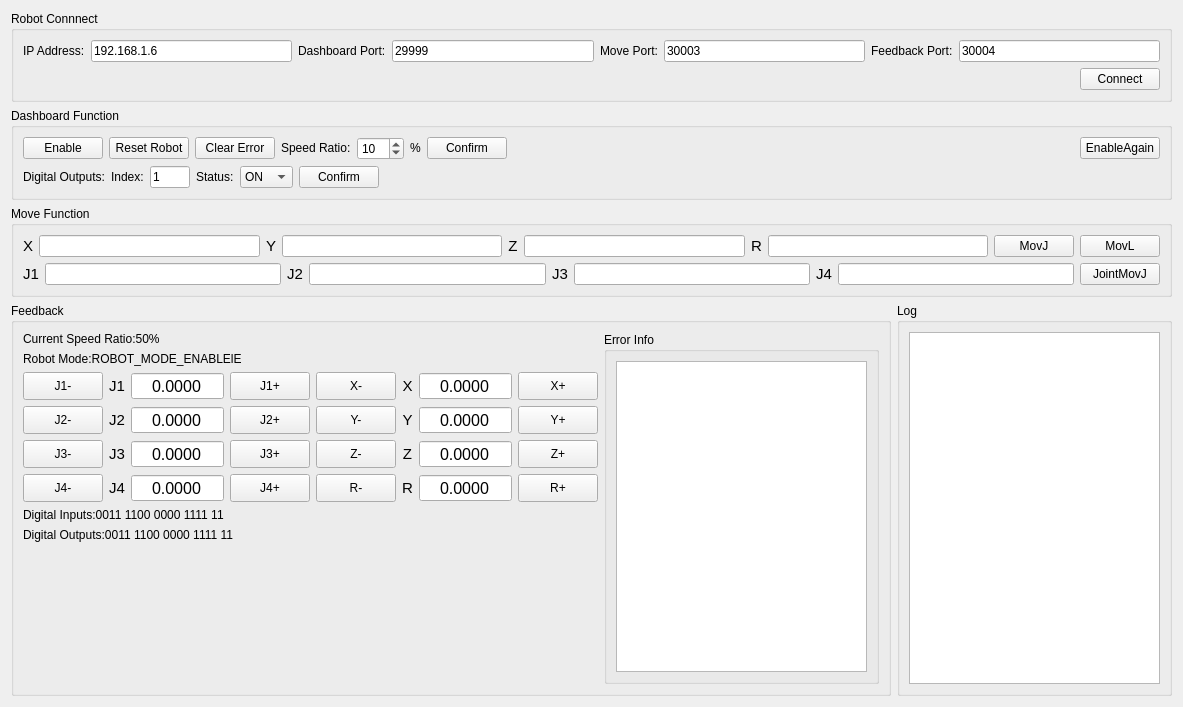
<?xml version="1.0" encoding="UTF-8"?>
<ui version="4.0">
 <class>Form</class>
 <widget class="QWidget" name="Form">
  <property name="geometry">
   <rect>
    <x>0</x>
    <y>0</y>
    <width>1183</width>
    <height>707</height>
   </rect>
  </property>
  <property name="windowTitle">
   <string>Form</string>
  </property>
  <layout class="QVBoxLayout" name="verticalLayout_6">
   <item>
    <layout class="QVBoxLayout" name="verticalLayout_5">
     <item>
      <widget class="QGroupBox" name="groupBox">
       <property name="title">
        <string>Robot Connnect</string>
       </property>
       <layout class="QGridLayout" name="gridLayout">
        <item row="0" column="0">
         <layout class="QVBoxLayout" name="verticalLayout">
          <item>
           <layout class="QHBoxLayout" name="horizontalLayout">
            <item>
             <widget class="QLabel" name="label">
              <property name="sizePolicy">
               <sizepolicy hsizetype="Preferred" vsizetype="Fixed">
                <horstretch>0</horstretch>
                <verstretch>0</verstretch>
               </sizepolicy>
              </property>
              <property name="text">
               <string>IP Address:</string>
              </property>
             </widget>
            </item>
            <item>
             <widget class="QLineEdit" name="lineEditIP">
              <property name="text">
               <string>192.168.1.6</string>
              </property>
             </widget>
            </item>
            <item>
             <widget class="QLabel" name="label_2">
              <property name="sizePolicy">
               <sizepolicy hsizetype="Preferred" vsizetype="Fixed">
                <horstretch>0</horstretch>
                <verstretch>0</verstretch>
               </sizepolicy>
              </property>
              <property name="text">
               <string>Dashboard Port:</string>
              </property>
             </widget>
            </item>
            <item>
             <widget class="QLineEdit" name="lineEditDashPort">
              <property name="text">
               <string>29999</string>
              </property>
             </widget>
            </item>
            <item>
             <widget class="QLabel" name="label_3">
              <property name="sizePolicy">
               <sizepolicy hsizetype="Preferred" vsizetype="Fixed">
                <horstretch>0</horstretch>
                <verstretch>0</verstretch>
               </sizepolicy>
              </property>
              <property name="text">
               <string>Move Port:</string>
              </property>
             </widget>
            </item>
            <item>
             <widget class="QLineEdit" name="lineEditMovePort">
              <property name="text">
               <string>30003</string>
              </property>
             </widget>
            </item>
            <item>
             <widget class="QLabel" name="label_4">
              <property name="sizePolicy">
               <sizepolicy hsizetype="Preferred" vsizetype="Fixed">
                <horstretch>0</horstretch>
                <verstretch>0</verstretch>
               </sizepolicy>
              </property>
              <property name="text">
               <string>Feedback Port:</string>
              </property>
             </widget>
            </item>
            <item>
             <widget class="QLineEdit" name="lineEditFeedbackPort">
              <property name="text">
               <string>30004</string>
              </property>
             </widget>
            </item>
           </layout>
          </item>
          <item>
           <layout class="QHBoxLayout" name="horizontalLayout_2">
            <item>
             <spacer name="horizontalSpacer">
              <property name="orientation">
               <enum>Qt::Horizontal</enum>
              </property>
              <property name="sizeHint" stdset="0">
               <size>
                <width>833</width>
                <height>20</height>
               </size>
              </property>
             </spacer>
            </item>
            <item>
             <widget class="QPushButton" name="btnConnect">
              <property name="text">
               <string>Connect</string>
              </property>
             </widget>
            </item>
           </layout>
          </item>
         </layout>
        </item>
       </layout>
      </widget>
     </item>
     <item>
      <widget class="QGroupBox" name="boxDashboard">
       <property name="title">
        <string>Dashboard Function</string>
       </property>
       <layout class="QGridLayout" name="gridLayout_2">
        <item row="0" column="0">
         <layout class="QVBoxLayout" name="verticalLayout_2">
          <item>
           <layout class="QHBoxLayout" name="horizontalLayout_3">
            <item>
             <widget class="QPushButton" name="btnEnable">
              <property name="text">
               <string>Enable</string>
              </property>
             </widget>
            </item>
            <item>
             <widget class="QPushButton" name="btnReset">
              <property name="text">
               <string>Reset Robot</string>
              </property>
             </widget>
            </item>
            <item>
             <widget class="QPushButton" name="clearError">
              <property name="text">
               <string>Clear Error</string>
              </property>
             </widget>
            </item>
            <item>
             <widget class="QLabel" name="label_5">
              <property name="sizePolicy">
               <sizepolicy hsizetype="Preferred" vsizetype="Fixed">
                <horstretch>0</horstretch>
                <verstretch>0</verstretch>
               </sizepolicy>
              </property>
              <property name="text">
               <string>Speed Ratio:</string>
              </property>
             </widget>
            </item>
            <item>
             <widget class="QSpinBox" name="spinBox">
              <property name="minimum">
               <number>1</number>
              </property>
              <property name="maximum">
               <number>100</number>
              </property>
              <property name="value">
               <number>10</number>
              </property>
             </widget>
            </item>
            <item>
             <widget class="QLabel" name="label_6">
              <property name="sizePolicy">
               <sizepolicy hsizetype="Preferred" vsizetype="Fixed">
                <horstretch>0</horstretch>
                <verstretch>0</verstretch>
               </sizepolicy>
              </property>
              <property name="text">
               <string>%</string>
              </property>
             </widget>
            </item>
            <item>
             <widget class="QPushButton" name="btnConfirmSpeed">
              <property name="text">
               <string>Confirm</string>
              </property>
             </widget>
            </item>
            <item>
             <spacer name="horizontalSpacer_2">
              <property name="orientation">
               <enum>Qt::Horizontal</enum>
              </property>
              <property name="sizeHint" stdset="0">
               <size>
                <width>40</width>
                <height>20</height>
               </size>
              </property>
             </spacer>
            </item>
            <item>
             <widget class="QPushButton" name="btnEnableAgain">
              <property name="text">
               <string>EnableAgain</string>
              </property>
             </widget>
            </item>
           </layout>
          </item>
          <item>
           <layout class="QHBoxLayout" name="horizontalLayout_4">
            <item>
             <widget class="QLabel" name="label_7">
              <property name="sizePolicy">
               <sizepolicy hsizetype="Fixed" vsizetype="Fixed">
                <horstretch>0</horstretch>
                <verstretch>0</verstretch>
               </sizepolicy>
              </property>
              <property name="text">
               <string>Digital Outputs:</string>
              </property>
             </widget>
            </item>
            <item>
             <widget class="QLabel" name="label_8">
              <property name="sizePolicy">
               <sizepolicy hsizetype="Fixed" vsizetype="Fixed">
                <horstretch>0</horstretch>
                <verstretch>0</verstretch>
               </sizepolicy>
              </property>
              <property name="text">
               <string>Index:</string>
              </property>
             </widget>
            </item>
            <item>
             <widget class="QLineEdit" name="editIndex">
              <property name="sizePolicy">
               <sizepolicy hsizetype="Fixed" vsizetype="Fixed">
                <horstretch>0</horstretch>
                <verstretch>0</verstretch>
               </sizepolicy>
              </property>
              <property name="maximumSize">
               <size>
                <width>40</width>
                <height>16777215</height>
               </size>
              </property>
              <property name="text">
               <string>1</string>
              </property>
             </widget>
            </item>
            <item>
             <widget class="QLabel" name="label_9">
              <property name="sizePolicy">
               <sizepolicy hsizetype="Fixed" vsizetype="Fixed">
                <horstretch>0</horstretch>
                <verstretch>0</verstretch>
               </sizepolicy>
              </property>
              <property name="text">
               <string>Status:</string>
              </property>
             </widget>
            </item>
            <item>
             <widget class="QComboBox" name="comboBoxStatus">
              <property name="sizePolicy">
               <sizepolicy hsizetype="Preferred" vsizetype="Fixed">
                <horstretch>0</horstretch>
                <verstretch>0</verstretch>
               </sizepolicy>
              </property>
              <item>
               <property name="text">
                <string>ON</string>
               </property>
              </item>
              <item>
               <property name="text">
                <string>OFF</string>
               </property>
              </item>
             </widget>
            </item>
            <item>
             <widget class="QPushButton" name="btnConfirmDO">
              <property name="sizePolicy">
               <sizepolicy hsizetype="Fixed" vsizetype="Fixed">
                <horstretch>0</horstretch>
                <verstretch>0</verstretch>
               </sizepolicy>
              </property>
              <property name="text">
               <string>Confirm</string>
              </property>
             </widget>
            </item>
            <item>
             <spacer name="horizontalSpacer_3">
              <property name="orientation">
               <enum>Qt::Horizontal</enum>
              </property>
              <property name="sizeHint" stdset="0">
               <size>
                <width>40</width>
                <height>20</height>
               </size>
              </property>
             </spacer>
            </item>
           </layout>
          </item>
         </layout>
        </item>
       </layout>
      </widget>
     </item>
     <item>
      <widget class="QGroupBox" name="boxMoveFunction">
       <property name="title">
        <string>Move Function</string>
       </property>
       <layout class="QGridLayout" name="gridLayout_3">
        <item row="0" column="0">
         <layout class="QVBoxLayout" name="verticalLayout_3">
          <item>
           <layout class="QHBoxLayout" name="horizontalLayout_5">
            <item>
             <widget class="QLabel" name="label_17">
              <property name="font">
               <font>
                <pointsize>11</pointsize>
               </font>
              </property>
              <property name="text">
               <string>X</string>
              </property>
              <property name="alignment">
               <set>Qt::AlignCenter</set>
              </property>
             </widget>
            </item>
            <item>
             <widget class="QLineEdit" name="lineEditX"/>
            </item>
            <item>
             <widget class="QLabel" name="label_25">
              <property name="font">
               <font>
                <pointsize>11</pointsize>
               </font>
              </property>
              <property name="text">
               <string>Y</string>
              </property>
              <property name="alignment">
               <set>Qt::AlignCenter</set>
              </property>
             </widget>
            </item>
            <item>
             <widget class="QLineEdit" name="lineEditY"/>
            </item>
            <item>
             <widget class="QLabel" name="label_27">
              <property name="font">
               <font>
                <pointsize>11</pointsize>
               </font>
              </property>
              <property name="text">
               <string>Z</string>
              </property>
              <property name="alignment">
               <set>Qt::AlignCenter</set>
              </property>
             </widget>
            </item>
            <item>
             <widget class="QLineEdit" name="lineEditZ"/>
            </item>
            <item>
             <widget class="QLabel" name="lblR">
              <property name="font">
               <font>
                <pointsize>11</pointsize>
               </font>
              </property>
              <property name="text">
               <string>R</string>
              </property>
              <property name="alignment">
               <set>Qt::AlignCenter</set>
              </property>
             </widget>
            </item>
            <item>
             <widget class="QLineEdit" name="lineEditRX"/>
            </item>
            <item>
             <widget class="QPushButton" name="btnMovJ">
              <property name="text">
               <string>MovJ</string>
              </property>
             </widget>
            </item>
            <item>
             <widget class="QPushButton" name="btnMovL">
              <property name="text">
               <string>MovL</string>
              </property>
             </widget>
            </item>
           </layout>
          </item>
          <item>
           <layout class="QHBoxLayout" name="horizontalLayout_6">
            <item>
             <widget class="QLabel" name="label_34">
              <property name="font">
               <font>
                <pointsize>11</pointsize>
               </font>
              </property>
              <property name="text">
               <string>J1</string>
              </property>
              <property name="alignment">
               <set>Qt::AlignCenter</set>
              </property>
             </widget>
            </item>
            <item>
             <widget class="QLineEdit" name="lineEditJ1"/>
            </item>
            <item>
             <widget class="QLabel" name="label_26">
              <property name="font">
               <font>
                <pointsize>11</pointsize>
               </font>
              </property>
              <property name="text">
               <string>J2</string>
              </property>
              <property name="alignment">
               <set>Qt::AlignCenter</set>
              </property>
             </widget>
            </item>
            <item>
             <widget class="QLineEdit" name="lineEditJ2"/>
            </item>
            <item>
             <widget class="QLabel" name="label_18">
              <property name="font">
               <font>
                <pointsize>11</pointsize>
               </font>
              </property>
              <property name="text">
               <string>J3</string>
              </property>
              <property name="alignment">
               <set>Qt::AlignCenter</set>
              </property>
             </widget>
            </item>
            <item>
             <widget class="QLineEdit" name="lineEditJ3"/>
            </item>
            <item>
             <widget class="QLabel" name="label_24">
              <property name="font">
               <font>
                <pointsize>11</pointsize>
               </font>
              </property>
              <property name="text">
               <string>J4</string>
              </property>
              <property name="alignment">
               <set>Qt::AlignCenter</set>
              </property>
             </widget>
            </item>
            <item>
             <widget class="QLineEdit" name="lineEditJ4"/>
            </item>
            <item>
             <widget class="QPushButton" name="btnJointMovJ">
              <property name="text">
               <string>JointMovJ</string>
              </property>
             </widget>
            </item>
           </layout>
          </item>
         </layout>
        </item>
       </layout>
      </widget>
     </item>
     <item>
      <layout class="QHBoxLayout" name="horizontalLayout_8">
       <item>
        <widget class="QGroupBox" name="boxFeedback">
         <property name="title">
          <string>Feedback</string>
         </property>
         <layout class="QGridLayout" name="gridLayout_4">
          <item row="0" column="0">
           <layout class="QHBoxLayout" name="horizontalLayout_7">
            <item>
             <layout class="QVBoxLayout" name="verticalLayout_4">
              <item>
               <widget class="QLabel" name="labCurrentSpeedRatio">
                <property name="sizePolicy">
                 <sizepolicy hsizetype="Preferred" vsizetype="Fixed">
                  <horstretch>0</horstretch>
                  <verstretch>0</verstretch>
                 </sizepolicy>
                </property>
                <property name="text">
                 <string>Current Speed Ratio:50%</string>
                </property>
               </widget>
              </item>
              <item>
               <widget class="QLabel" name="labRobotMode">
                <property name="sizePolicy">
                 <sizepolicy hsizetype="Preferred" vsizetype="Fixed">
                  <horstretch>0</horstretch>
                  <verstretch>0</verstretch>
                 </sizepolicy>
                </property>
                <property name="text">
                 <string>Robot Mode:ROBOT_MODE_ENABLElE</string>
                </property>
               </widget>
              </item>
              <item>
               <layout class="QGridLayout" name="gridLayout_5">
                <item row="2" column="3">
                 <widget class="QPushButton" name="btn6AxisJ3P">
                  <property name="sizePolicy">
                   <sizepolicy hsizetype="Preferred" vsizetype="Preferred">
                    <horstretch>0</horstretch>
                    <verstretch>0</verstretch>
                   </sizepolicy>
                  </property>
                  <property name="text">
                   <string>J3+</string>
                  </property>
                 </widget>
                </item>
                <item row="3" column="2">
                 <widget class="QDoubleSpinBox" name="dbBoxJ4">
                  <property name="font">
                   <font>
                    <pointsize>12</pointsize>
                   </font>
                  </property>
                  <property name="focusPolicy">
                   <enum>Qt::NoFocus</enum>
                  </property>
                  <property name="contextMenuPolicy">
                   <enum>Qt::DefaultContextMenu</enum>
                  </property>
                  <property name="alignment">
                   <set>Qt::AlignCenter</set>
                  </property>
                  <property name="buttonSymbols">
                   <enum>QAbstractSpinBox::NoButtons</enum>
                  </property>
                  <property name="decimals">
                   <number>4</number>
                  </property>
                  <property name="minimum">
                   <double>-9999.000000000000000</double>
                  </property>
                  <property name="maximum">
                   <double>9999.999900000000707</double>
                  </property>
                  <property name="singleStep">
                   <double>0.000000000000000</double>
                  </property>
                 </widget>
                </item>
                <item row="1" column="1">
                 <widget class="QLabel" name="label_49">
                  <property name="font">
                   <font>
                    <pointsize>11</pointsize>
                   </font>
                  </property>
                  <property name="text">
                   <string>J2</string>
                  </property>
                  <property name="alignment">
                   <set>Qt::AlignCenter</set>
                  </property>
                 </widget>
                </item>
                <item row="0" column="7">
                 <widget class="QPushButton" name="btn6AxisXP">
                  <property name="sizePolicy">
                   <sizepolicy hsizetype="Preferred" vsizetype="Preferred">
                    <horstretch>0</horstretch>
                    <verstretch>0</verstretch>
                   </sizepolicy>
                  </property>
                  <property name="text">
                   <string>X+</string>
                  </property>
                 </widget>
                </item>
                <item row="2" column="6">
                 <widget class="QDoubleSpinBox" name="dbBoxZ">
                  <property name="font">
                   <font>
                    <pointsize>12</pointsize>
                   </font>
                  </property>
                  <property name="focusPolicy">
                   <enum>Qt::NoFocus</enum>
                  </property>
                  <property name="contextMenuPolicy">
                   <enum>Qt::DefaultContextMenu</enum>
                  </property>
                  <property name="alignment">
                   <set>Qt::AlignCenter</set>
                  </property>
                  <property name="buttonSymbols">
                   <enum>QAbstractSpinBox::NoButtons</enum>
                  </property>
                  <property name="decimals">
                   <number>4</number>
                  </property>
                  <property name="minimum">
                   <double>-9999.000000000000000</double>
                  </property>
                  <property name="maximum">
                   <double>9999.999900000000707</double>
                  </property>
                  <property name="singleStep">
                   <double>0.000000000000000</double>
                  </property>
                 </widget>
                </item>
                <item row="3" column="1">
                 <widget class="QLabel" name="label_44">
                  <property name="font">
                   <font>
                    <pointsize>11</pointsize>
                   </font>
                  </property>
                  <property name="text">
                   <string>J4</string>
                  </property>
                  <property name="alignment">
                   <set>Qt::AlignCenter</set>
                  </property>
                 </widget>
                </item>
                <item row="1" column="4">
                 <widget class="QPushButton" name="btn6AxisYM">
                  <property name="sizePolicy">
                   <sizepolicy hsizetype="Preferred" vsizetype="Preferred">
                    <horstretch>0</horstretch>
                    <verstretch>0</verstretch>
                   </sizepolicy>
                  </property>
                  <property name="text">
                   <string>Y-</string>
                  </property>
                 </widget>
                </item>
                <item row="2" column="5">
                 <widget class="QLabel" name="label_39">
                  <property name="font">
                   <font>
                    <pointsize>11</pointsize>
                   </font>
                  </property>
                  <property name="text">
                   <string>Z</string>
                  </property>
                  <property name="alignment">
                   <set>Qt::AlignCenter</set>
                  </property>
                 </widget>
                </item>
                <item row="2" column="1">
                 <widget class="QLabel" name="label_43">
                  <property name="font">
                   <font>
                    <pointsize>11</pointsize>
                   </font>
                  </property>
                  <property name="text">
                   <string>J3</string>
                  </property>
                  <property name="alignment">
                   <set>Qt::AlignCenter</set>
                  </property>
                 </widget>
                </item>
                <item row="0" column="3">
                 <widget class="QPushButton" name="btn6AxisJ1P">
                  <property name="sizePolicy">
                   <sizepolicy hsizetype="Preferred" vsizetype="Preferred">
                    <horstretch>0</horstretch>
                    <verstretch>0</verstretch>
                   </sizepolicy>
                  </property>
                  <property name="text">
                   <string>J1+</string>
                  </property>
                 </widget>
                </item>
                <item row="3" column="3">
                 <widget class="QPushButton" name="btn6AxisJ4P">
                  <property name="sizePolicy">
                   <sizepolicy hsizetype="Preferred" vsizetype="Preferred">
                    <horstretch>0</horstretch>
                    <verstretch>0</verstretch>
                   </sizepolicy>
                  </property>
                  <property name="text">
                   <string>J4+</string>
                  </property>
                 </widget>
                </item>
                <item row="0" column="2">
                 <widget class="QDoubleSpinBox" name="dbBoxJ1">
                  <property name="font">
                   <font>
                    <pointsize>12</pointsize>
                   </font>
                  </property>
                  <property name="focusPolicy">
                   <enum>Qt::NoFocus</enum>
                  </property>
                  <property name="contextMenuPolicy">
                   <enum>Qt::DefaultContextMenu</enum>
                  </property>
                  <property name="alignment">
                   <set>Qt::AlignCenter</set>
                  </property>
                  <property name="buttonSymbols">
                   <enum>QAbstractSpinBox::NoButtons</enum>
                  </property>
                  <property name="decimals">
                   <number>4</number>
                  </property>
                  <property name="minimum">
                   <double>-9999.000000000000000</double>
                  </property>
                  <property name="maximum">
                   <double>9999.999900000000707</double>
                  </property>
                  <property name="singleStep">
                   <double>0.000000000000000</double>
                  </property>
                 </widget>
                </item>
                <item row="2" column="2">
                 <widget class="QDoubleSpinBox" name="dbBoxJ3">
                  <property name="font">
                   <font>
                    <pointsize>12</pointsize>
                   </font>
                  </property>
                  <property name="focusPolicy">
                   <enum>Qt::NoFocus</enum>
                  </property>
                  <property name="contextMenuPolicy">
                   <enum>Qt::DefaultContextMenu</enum>
                  </property>
                  <property name="alignment">
                   <set>Qt::AlignCenter</set>
                  </property>
                  <property name="buttonSymbols">
                   <enum>QAbstractSpinBox::NoButtons</enum>
                  </property>
                  <property name="decimals">
                   <number>4</number>
                  </property>
                  <property name="minimum">
                   <double>-9999.000000000000000</double>
                  </property>
                  <property name="maximum">
                   <double>9999.999900000000707</double>
                  </property>
                  <property name="singleStep">
                   <double>0.000000000000000</double>
                  </property>
                 </widget>
                </item>
                <item row="0" column="0">
                 <widget class="QPushButton" name="btn6AxisJ1M">
                  <property name="sizePolicy">
                   <sizepolicy hsizetype="Preferred" vsizetype="Preferred">
                    <horstretch>0</horstretch>
                    <verstretch>0</verstretch>
                   </sizepolicy>
                  </property>
                  <property name="text">
                   <string>J1-</string>
                  </property>
                 </widget>
                </item>
                <item row="3" column="6">
                 <widget class="QDoubleSpinBox" name="dbBoxA">
                  <property name="font">
                   <font>
                    <pointsize>12</pointsize>
                   </font>
                  </property>
                  <property name="focusPolicy">
                   <enum>Qt::NoFocus</enum>
                  </property>
                  <property name="contextMenuPolicy">
                   <enum>Qt::DefaultContextMenu</enum>
                  </property>
                  <property name="alignment">
                   <set>Qt::AlignCenter</set>
                  </property>
                  <property name="buttonSymbols">
                   <enum>QAbstractSpinBox::NoButtons</enum>
                  </property>
                  <property name="decimals">
                   <number>4</number>
                  </property>
                  <property name="minimum">
                   <double>-9999.000000000000000</double>
                  </property>
                  <property name="maximum">
                   <double>9999.999900000000707</double>
                  </property>
                  <property name="singleStep">
                   <double>0.000000000000000</double>
                  </property>
                 </widget>
                </item>
                <item row="1" column="2">
                 <widget class="QDoubleSpinBox" name="dbBoxJ2">
                  <property name="font">
                   <font>
                    <pointsize>12</pointsize>
                   </font>
                  </property>
                  <property name="focusPolicy">
                   <enum>Qt::NoFocus</enum>
                  </property>
                  <property name="contextMenuPolicy">
                   <enum>Qt::DefaultContextMenu</enum>
                  </property>
                  <property name="alignment">
                   <set>Qt::AlignCenter</set>
                  </property>
                  <property name="buttonSymbols">
                   <enum>QAbstractSpinBox::NoButtons</enum>
                  </property>
                  <property name="decimals">
                   <number>4</number>
                  </property>
                  <property name="minimum">
                   <double>-9999.000000000000000</double>
                  </property>
                  <property name="maximum">
                   <double>9999.999900000000707</double>
                  </property>
                  <property name="singleStep">
                   <double>0.000000000000000</double>
                  </property>
                 </widget>
                </item>
                <item row="1" column="5">
                 <widget class="QLabel" name="label_40">
                  <property name="font">
                   <font>
                    <pointsize>11</pointsize>
                   </font>
                  </property>
                  <property name="text">
                   <string>Y</string>
                  </property>
                  <property name="alignment">
                   <set>Qt::AlignCenter</set>
                  </property>
                 </widget>
                </item>
                <item row="2" column="0">
                 <widget class="QPushButton" name="btn6AxisJ3M">
                  <property name="sizePolicy">
                   <sizepolicy hsizetype="Preferred" vsizetype="Preferred">
                    <horstretch>0</horstretch>
                    <verstretch>0</verstretch>
                   </sizepolicy>
                  </property>
                  <property name="text">
                   <string>J3-</string>
                  </property>
                 </widget>
                </item>
                <item row="1" column="6">
                 <widget class="QDoubleSpinBox" name="dbBoxY">
                  <property name="font">
                   <font>
                    <pointsize>12</pointsize>
                   </font>
                  </property>
                  <property name="focusPolicy">
                   <enum>Qt::NoFocus</enum>
                  </property>
                  <property name="contextMenuPolicy">
                   <enum>Qt::DefaultContextMenu</enum>
                  </property>
                  <property name="alignment">
                   <set>Qt::AlignCenter</set>
                  </property>
                  <property name="buttonSymbols">
                   <enum>QAbstractSpinBox::NoButtons</enum>
                  </property>
                  <property name="decimals">
                   <number>4</number>
                  </property>
                  <property name="minimum">
                   <double>-9999.000000000000000</double>
                  </property>
                  <property name="maximum">
                   <double>9999.999900000000707</double>
                  </property>
                  <property name="singleStep">
                   <double>0.000000000000000</double>
                  </property>
                 </widget>
                </item>
                <item row="2" column="7">
                 <widget class="QPushButton" name="btn6AxisZP">
                  <property name="sizePolicy">
                   <sizepolicy hsizetype="Preferred" vsizetype="Preferred">
                    <horstretch>0</horstretch>
                    <verstretch>0</verstretch>
                   </sizepolicy>
                  </property>
                  <property name="text">
                   <string>Z+</string>
                  </property>
                 </widget>
                </item>
                <item row="1" column="0">
                 <widget class="QPushButton" name="btn6AxisJ2M">
                  <property name="sizePolicy">
                   <sizepolicy hsizetype="Preferred" vsizetype="Preferred">
                    <horstretch>0</horstretch>
                    <verstretch>0</verstretch>
                   </sizepolicy>
                  </property>
                  <property name="text">
                   <string>J2-</string>
                  </property>
                 </widget>
                </item>
                <item row="1" column="3">
                 <widget class="QPushButton" name="btn6AxisJ2P">
                  <property name="sizePolicy">
                   <sizepolicy hsizetype="Preferred" vsizetype="Preferred">
                    <horstretch>0</horstretch>
                    <verstretch>0</verstretch>
                   </sizepolicy>
                  </property>
                  <property name="text">
                   <string>J2+</string>
                  </property>
                 </widget>
                </item>
                <item row="0" column="1">
                 <widget class="QLabel" name="label_41">
                  <property name="font">
                   <font>
                    <pointsize>11</pointsize>
                   </font>
                  </property>
                  <property name="text">
                   <string>J1</string>
                  </property>
                  <property name="scaledContents">
                   <bool>false</bool>
                  </property>
                  <property name="alignment">
                   <set>Qt::AlignCenter</set>
                  </property>
                 </widget>
                </item>
                <item row="0" column="6">
                 <widget class="QDoubleSpinBox" name="dbBoxX">
                  <property name="font">
                   <font>
                    <pointsize>12</pointsize>
                   </font>
                  </property>
                  <property name="focusPolicy">
                   <enum>Qt::NoFocus</enum>
                  </property>
                  <property name="contextMenuPolicy">
                   <enum>Qt::DefaultContextMenu</enum>
                  </property>
                  <property name="alignment">
                   <set>Qt::AlignCenter</set>
                  </property>
                  <property name="buttonSymbols">
                   <enum>QAbstractSpinBox::NoButtons</enum>
                  </property>
                  <property name="decimals">
                   <number>4</number>
                  </property>
                  <property name="minimum">
                   <double>-9999.000000000000000</double>
                  </property>
                  <property name="maximum">
                   <double>9999.999900000000707</double>
                  </property>
                  <property name="singleStep">
                   <double>0.000000000000000</double>
                  </property>
                 </widget>
                </item>
                <item row="2" column="4">
                 <widget class="QPushButton" name="btn6AxisZM">
                  <property name="sizePolicy">
                   <sizepolicy hsizetype="Preferred" vsizetype="Preferred">
                    <horstretch>0</horstretch>
                    <verstretch>0</verstretch>
                   </sizepolicy>
                  </property>
                  <property name="text">
                   <string>Z-</string>
                  </property>
                 </widget>
                </item>
                <item row="1" column="7">
                 <widget class="QPushButton" name="btn6AxisYP">
                  <property name="sizePolicy">
                   <sizepolicy hsizetype="Preferred" vsizetype="Preferred">
                    <horstretch>0</horstretch>
                    <verstretch>0</verstretch>
                   </sizepolicy>
                  </property>
                  <property name="text">
                   <string>Y+</string>
                  </property>
                 </widget>
                </item>
                <item row="3" column="7">
                 <widget class="QPushButton" name="btn6AxisRXP">
                  <property name="sizePolicy">
                   <sizepolicy hsizetype="Preferred" vsizetype="Preferred">
                    <horstretch>0</horstretch>
                    <verstretch>0</verstretch>
                   </sizepolicy>
                  </property>
                  <property name="text">
                   <string>R+</string>
                  </property>
                 </widget>
                </item>
                <item row="3" column="0">
                 <widget class="QPushButton" name="btn6AxisJ4M">
                  <property name="sizePolicy">
                   <sizepolicy hsizetype="Preferred" vsizetype="Preferred">
                    <horstretch>0</horstretch>
                    <verstretch>0</verstretch>
                   </sizepolicy>
                  </property>
                  <property name="text">
                   <string>J4-</string>
                  </property>
                 </widget>
                </item>
                <item row="3" column="4">
                 <widget class="QPushButton" name="btn6AxisRXM">
                  <property name="sizePolicy">
                   <sizepolicy hsizetype="Preferred" vsizetype="Preferred">
                    <horstretch>0</horstretch>
                    <verstretch>0</verstretch>
                   </sizepolicy>
                  </property>
                  <property name="text">
                   <string>R-</string>
                  </property>
                 </widget>
                </item>
                <item row="0" column="4">
                 <widget class="QPushButton" name="btn6AxisXM">
                  <property name="sizePolicy">
                   <sizepolicy hsizetype="Preferred" vsizetype="Preferred">
                    <horstretch>0</horstretch>
                    <verstretch>0</verstretch>
                   </sizepolicy>
                  </property>
                  <property name="text">
                   <string>X-</string>
                  </property>
                 </widget>
                </item>
                <item row="3" column="5">
                 <widget class="QLabel" name="lblR_3">
                  <property name="font">
                   <font>
                    <pointsize>11</pointsize>
                   </font>
                  </property>
                  <property name="text">
                   <string>R</string>
                  </property>
                  <property name="alignment">
                   <set>Qt::AlignCenter</set>
                  </property>
                 </widget>
                </item>
                <item row="0" column="5">
                 <widget class="QLabel" name="label_42">
                  <property name="font">
                   <font>
                    <pointsize>11</pointsize>
                   </font>
                  </property>
                  <property name="text">
                   <string>X</string>
                  </property>
                  <property name="alignment">
                   <set>Qt::AlignCenter</set>
                  </property>
                 </widget>
                </item>
               </layout>
              </item>
              <item>
               <widget class="QLabel" name="labDI">
                <property name="sizePolicy">
                 <sizepolicy hsizetype="Preferred" vsizetype="Fixed">
                  <horstretch>0</horstretch>
                  <verstretch>0</verstretch>
                 </sizepolicy>
                </property>
                <property name="text">
                 <string>Digital Inputs:0011 1100 0000 1111 11</string>
                </property>
               </widget>
              </item>
              <item>
               <widget class="QLabel" name="labDO">
                <property name="sizePolicy">
                 <sizepolicy hsizetype="Preferred" vsizetype="Fixed">
                  <horstretch>0</horstretch>
                  <verstretch>0</verstretch>
                 </sizepolicy>
                </property>
                <property name="text">
                 <string>Digital Outputs:0011 1100 0000 1111 11</string>
                </property>
               </widget>
              </item>
              <item>
               <spacer name="verticalSpacer">
                <property name="orientation">
                 <enum>Qt::Vertical</enum>
                </property>
                <property name="sizeHint" stdset="0">
                 <size>
                  <width>20</width>
                  <height>40</height>
                 </size>
                </property>
               </spacer>
              </item>
             </layout>
            </item>
            <item>
             <widget class="QGroupBox" name="boxErrorInfo">
              <property name="title">
               <string>Error Info</string>
              </property>
              <layout class="QGridLayout" name="gridLayout_7">
               <item row="0" column="0">
                <widget class="QTextEdit" name="textEditErrorInfo"/>
               </item>
              </layout>
             </widget>
            </item>
           </layout>
          </item>
         </layout>
        </widget>
       </item>
       <item>
        <widget class="QGroupBox" name="boxLog">
         <property name="title">
          <string>Log</string>
         </property>
         <layout class="QGridLayout" name="gridLayout_8">
          <item row="0" column="0">
           <widget class="QTextEdit" name="textEditLog"/>
          </item>
         </layout>
        </widget>
       </item>
      </layout>
     </item>
    </layout>
   </item>
  </layout>
 </widget>
 <resources/>
 <connections/>
</ui>
